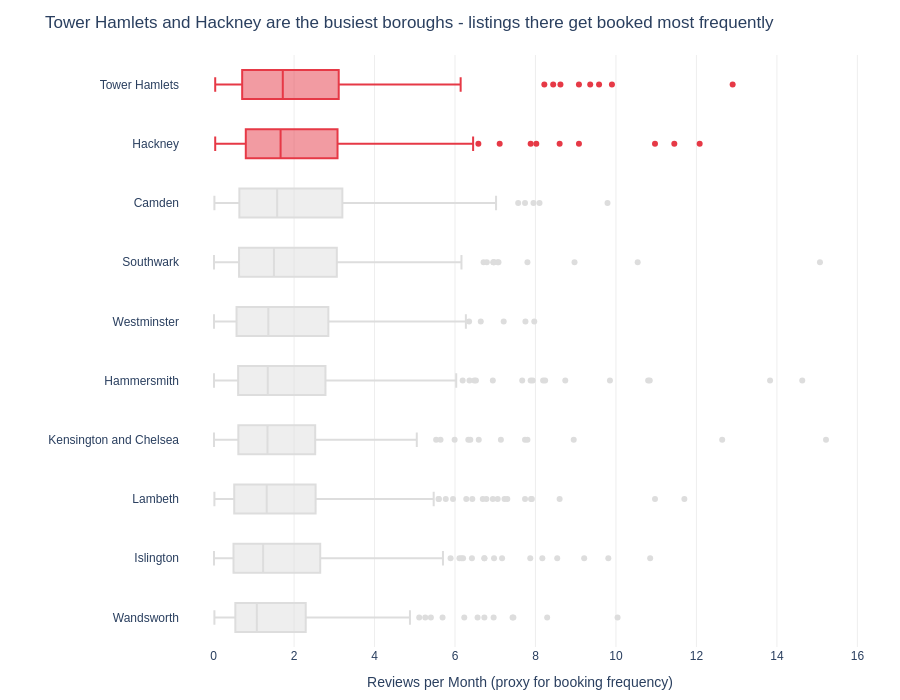

The code cell stored with this chart in its notebook:
### Markdown cell above
## Task 2 — Box plot: listing activity by borough

**What to build:** A **horizontal box plot** comparing listing activity (reviews per month) across London boroughs — reviews per month is a proxy for how frequently a listing is booked.

**Requirements:**
- Horizontal orientation (borough names are long)
- Sorted by median reviews per month (most active at top)
- Highlight the **two most active** boroughs in a different colour
- Outliers shown as individual points
- Insight title naming the two busiest boroughs

> 💡 Some listings have zero reviews — these are new or inactive listings. Filter them out with before plotting

### Code cell
# Task 2
# YOUR CODE HERE

# Filter out zero reviews (new/inactive listings)
df_active = df_cap[df_cap['reviews_per_month'] > 0].copy()

# Compute median reviews per month per neighbourhood for sorting
med_reviews = df_active.groupby('neighbourhood')['reviews_per_month'].median().sort_values(ascending=False)
top2 = med_reviews.index[:2].tolist()  # two most active boroughs
order = med_reviews.index.tolist()

fig = px.box(
    data_frame=df_active,
    y='neighbourhood',
    x='reviews_per_month',
    color='neighbourhood',
    orientation='h',
    points='outliers',
    category_orders={'neighbourhood': order},
    color_discrete_sequence=['#DDDDDD'] * len(order),
    labels={'reviews_per_month': 'Reviews per Month', 'neighbourhood': ''},
    height=700
)

# Highlight the two most active boroughs
highlight_color = '#E63946'
for trace in fig.data:
    if trace.name in top2:
        trace.marker.color = highlight_color
        trace.line.color = highlight_color

fig.update_layout(
    title=f'{top2[0]} and {top2[1]} are the busiest boroughs - listings there get booked most frequently',
    plot_bgcolor='white', paper_bgcolor='white',
    font=dict(family='Arial', size=12),
    xaxis=dict(gridcolor='#EEEEEE', title='Reviews per Month (proxy for booking frequency)'),
    yaxis=dict(showgrid=False, title=''),
    showlegend=False,
    margin=dict(l=180, r=40, t=55, b=40)
)

fig.show()

### Figure 1 — Plotly figure (JSON) as saved in the notebook; plotly's stock layout.template omitted (floating-point values rounded to 4 significant figures; data arrays with more than 128 entries replaced by an {"elided": "..."} marker saying what was removed)
{"data": [{"alignmentgroup": "True", "boxpoints": "outliers", "hovertemplate": "=%{y}<br>Reviews per Month=%{x}<extra></extra>", "legendgroup": "Tower Hamlets", "line": {"color": "#E63946"}, "marker": {"color": "#E63946"}, "name": "Tower Hamlets", "notched": false, "offsetgroup": "Tower Hamlets", "orientation": "h", "showlegend": true, "type": "box", "x": {"elided": "255 float values"}, "x0": " ", "xaxis": "x", "y": {"elided": "255 str values"}, "y0": " ", "yaxis": "y"}, {"alignmentgroup": "True", "boxpoints": "outliers", "hovertemplate": "=%{y}<br>Reviews per Month=%{x}<extra></extra>", "legendgroup": "Hackney", "line": {"color": "#E63946"}, "marker": {"color": "#E63946"}, "name": "Hackney", "notched": false, "offsetgroup": "Hackney", "orientation": "h", "showlegend": true, "type": "box", "x": {"elided": "246 float values"}, "x0": " ", "xaxis": "x", "y": {"elided": "246 str values"}, "y0": " ", "yaxis": "y"}, {"alignmentgroup": "True", "boxpoints": "outliers", "hovertemplate": "=%{y}<br>Reviews per Month=%{x}<extra></extra>", "legendgroup": "Camden", "marker": {"color": "#DDDDDD"}, "name": "Camden", "notched": false, "offsetgroup": "Camden", "orientation": "h", "showlegend": true, "type": "box", "x": {"elided": "235 float values"}, "x0": " ", "xaxis": "x", "y": {"elided": "235 str values"}, "y0": " ", "yaxis": "y"}, {"alignmentgroup": "True", "boxpoints": "outliers", "hovertemplate": "=%{y}<br>Reviews per Month=%{x}<extra></extra>", "legendgroup": "Southwark", "marker": {"color": "#DDDDDD"}, "name": "Southwark", "notched": false, "offsetgroup": "Southwark", "orientation": "h", "showlegend": true, "type": "box", "x": {"elided": "259 float values"}, "x0": " ", "xaxis": "x", "y": {"elided": "259 str values"}, "y0": " ", "yaxis": "y"}, {"alignmentgroup": "True", "boxpoints": "outliers", "hovertemplate": "=%{y}<br>Reviews per Month=%{x}<extra></extra>", "legendgroup": "Westminster", "marker": {"color": "#DDDDDD"}, "name": "Westminster", "notched": false, "offsetgroup": "Westminster", "orientation": "h", "showlegend": true, "type": "box", "x": {"elided": "231 float values"}, "x0": " ", "xaxis": "x", "y": {"elided": "231 str values"}, "y0": " ", "yaxis": "y"}, {"alignmentgroup": "True", "boxpoints": "outliers", "hovertemplate": "=%{y}<br>Reviews per Month=%{x}<extra></extra>", "legendgroup": "Hammersmith", "marker": {"color": "#DDDDDD"}, "name": "Hammersmith", "notched": false, "offsetgroup": "Hammersmith", "orientation": "h", "showlegend": true, "type": "box", "x": {"elided": "234 float values"}, "x0": " ", "xaxis": "x", "y": {"elided": "234 str values"}, "y0": " ", "yaxis": "y"}, {"alignmentgroup": "True", "boxpoints": "outliers", "hovertemplate": "=%{y}<br>Reviews per Month=%{x}<extra></extra>", "legendgroup": "Kensington and Chelsea", "marker": {"color": "#DDDDDD"}, "name": "Kensington and Chelsea", "notched": false, "offsetgroup": "Kensington and Chelsea", "orientation": "h", "showlegend": true, "type": "box", "x": {"elided": "213 float values"}, "x0": " ", "xaxis": "x", "y": {"elided": "213 str values"}, "y0": " ", "yaxis": "y"}, {"alignmentgroup": "True", "boxpoints": "outliers", "hovertemplate": "=%{y}<br>Reviews per Month=%{x}<extra></extra>", "legendgroup": "Lambeth", "marker": {"color": "#DDDDDD"}, "name": "Lambeth", "notched": false, "offsetgroup": "Lambeth", "orientation": "h", "showlegend": true, "type": "box", "x": {"elided": "243 float values"}, "x0": " ", "xaxis": "x", "y": {"elided": "243 str values"}, "y0": " ", "yaxis": "y"}, {"alignmentgroup": "True", "boxpoints": "outliers", "hovertemplate": "=%{y}<br>Reviews per Month=%{x}<extra></extra>", "legendgroup": "Islington", "marker": {"color": "#DDDDDD"}, "name": "Islington", "notched": false, "offsetgroup": "Islington", "orientation": "h", "showlegend": true, "type": "box", "x": {"elided": "232 float values"}, "x0": " ", "xaxis": "x", "y": {"elided": "232 str values"}, "y0": " ", "yaxis": "y"}, {"alignmentgroup": "True", "boxpoints": "outliers", "hovertemplate": "=%{y}<br>Reviews per Month=%{x}<extra></extra>", "legendgroup": "Wandsworth", "marker": {"color": "#DDDDDD"}, "name": "Wandsworth", "notched": false, "offsetgroup": "Wandsworth", "orientation": "h", "showlegend": true, "type": "box", "x": {"elided": "222 float values"}, "x0": " ", "xaxis": "x", "y": {"elided": "222 str values"}, "y0": " ", "yaxis": "y"}], "layout": {"boxmode": "overlay", "font": {"family": "Arial", "size": 12}, "height": 700, "legend": {"title": {"text": ""}, "tracegroupgap": 0}, "margin": {"b": 40, "l": 180, "r": 40, "t": 55}, "paper_bgcolor": "white", "plot_bgcolor": "white", "showlegend": false, "title": {"text": "Tower Hamlets and Hackney are the busiest boroughs - listings there get booked most frequently"}, "xaxis": {"anchor": "y", "domain": [0, 1], "gridcolor": "#EEEEEE", "title": {"text": "Reviews per Month (proxy for booking frequency)"}}, "yaxis": {"anchor": "x", "categoryarray": ["Wandsworth", "Islington", "Lambeth", "Kensington and Chelsea", "Hammersmith", "Westminster", "Southwark", "Camden", "Hackney", "Tower Hamlets"], "categoryorder": "array", "domain": [0, 1], "showgrid": false, "title": {"text": ""}}}}
